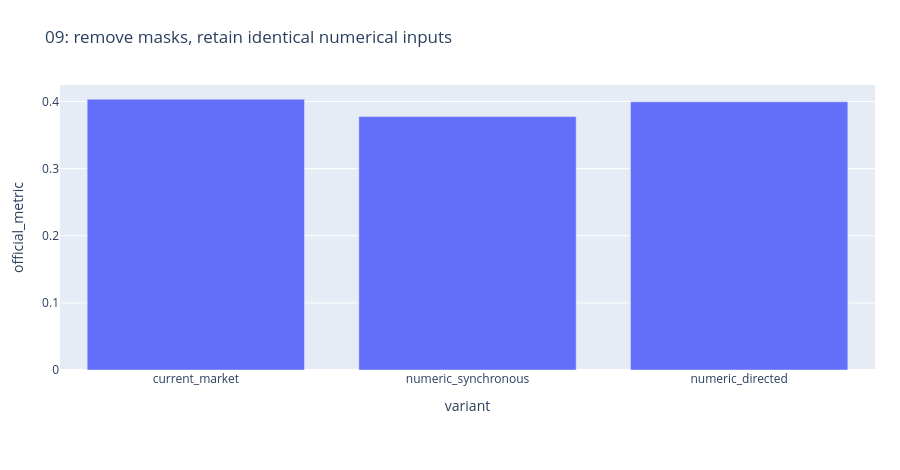

Notebook code cell kept with this figure:
### Markdown cell above
## Numeric-only comparison

### Code cell
figures[1][1].show()

### Figure 1 — Plotly figure (JSON) as saved in the notebook; plotly's stock layout.template omitted (floating-point values rounded to 4 significant figures)
{"data": [{"hovertemplate": "variant=%{x}<br>official_metric=%{y}<extra></extra>", "legendgroup": "", "marker": {"color": "#636efa", "pattern": {"shape": ""}}, "name": "", "orientation": "v", "showlegend": false, "textposition": "auto", "type": "bar", "x": ["current_market", "numeric_synchronous", "numeric_directed"], "xaxis": "x", "y": [0.4034, 0.3775, 0.3997], "yaxis": "y"}], "layout": {"barmode": "relative", "height": 470, "legend": {"title": {"text": ""}, "tracegroupgap": 0}, "margin": {"b": 100, "l": 60, "r": 25, "t": 85}, "title": {"text": "09: remove masks, retain identical numerical inputs"}, "xaxis": {"anchor": "y", "domain": [0, 1], "title": {"text": "variant"}}, "yaxis": {"anchor": "x", "domain": [0, 1], "title": {"text": "official_metric"}}}}
